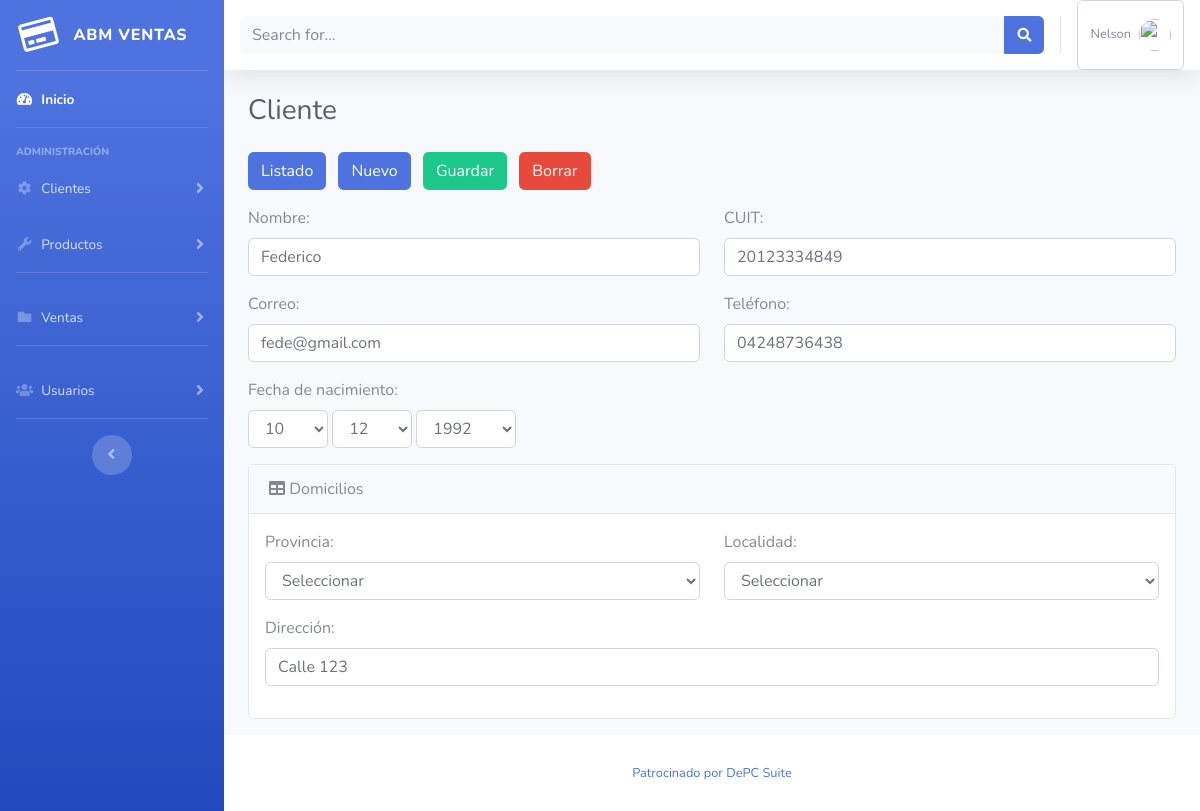
The app's page /cliente-formulario.php?id=172 (signed in) with its own data.
### tables this page shows
CREATE TABLE `clientes`  (
  `idcliente` int(11) NOT NULL AUTO_INCREMENT,
  `nombre` varchar(150) NOT NULL,
  `cuit` varchar(11) NOT NULL,
  `telefono` varchar(50) NULL DEFAULT NULL,
  `correo` varchar(150) NOT NULL,
  `fecha_nac` date NULL DEFAULT NULL,
  `fk_idprovincia` int(11) UNSIGNED NULL DEFAULT NULL,
  `fk_idlocalidad` int(11) UNSIGNED NULL DEFAULT NULL,
  `domicilio` varchar(255) NULL DEFAULT NULL,
  PRIMARY KEY (`idcliente`) USING BTREE
);

### entidades/cliente.php (called while the page is built, shortened)
<?php
class Cliente{
    private $idcliente;
    public function __get($atributo)
    {
        return $this->$atributo;
    }
    public function cargarFormulario($request){
        $this->idcliente = isset($request["id"]) ? $request["id"] : "";
    }
    public function obtenerPorId()
    {
        $mysqli = new mysqli(Config::BBDD_HOST, Config::BBDD_USUARIO, Config::BBDD_CLAVE, Config::BBDD_NOMBRE, Config::BBDD_PORT);
        $sql = "SELECT idcliente,
                        nombre,
                        cuit,
                        telefono,
                        correo,
                        fecha_nac,
                        fk_idprovincia,
                        fk_idlocalidad,
                        domicilio
                FROM clientes
                WHERE idcliente = $this->idcliente";
        if (!$resultado = $mysqli->query($sql)) {
            printf("Error en query: %s\n", $mysqli->error . " " . $sql);
        }
        if ($fila = $resultado->fetch_assoc()) {
            $this->idcliente = $fila["idcliente"];
            $this->nombre = $fila["nombre"];
            $this->cuit = $fila["cuit"];
            $this->telefono = $fila["telefono"];
            $this->correo = $fila["correo"];
            $this->fecha_nac = $fila["fecha_nac"];
            $this->domicilio = $fila["domicilio"];
        }
    }
}
?>

### cliente-formulario.php (the view, shortened to what this page needs)
<?php
include_once "entidades/cliente.php";
$cliente = new Cliente();
$cliente->cargarFormulario($_REQUEST);
if (isset($_GET["id"]) && $_GET["id"] > 0) {
    $cliente->obtenerPorId();
}
include_once("header.php");
?>
<div class="container-fluid">
    <h1 class="h3 mb-4 text-gray-800">Cliente</h1>
    <div class="row">
        <div class="col-12 mb-3">
            <a href="cliente-listado.php" class="btn btn-primary mr-2">Listado</a>
            <a href="cliente-formulario.php" class="btn btn-primary mr-2">Nuevo</a>
            <button type="submit" class="btn btn-success mr-2" id="btnGuardar" name="btnGuardar">Guardar</button>
            <button type="submit" class="btn btn-danger" id="btnBorrar" name="btnBorrar">Borrar</button>
        </div>
    </div>
    <div class="row">
        <div class="col-6 form-group">
            <label for="txtNombre">Nombre:</label>
            <input type="text" required class="form-control" name="txtNombre" id="txtNombre" value="<?php echo $cliente->nombre ?>">
        </div>
        <div class="col-6 form-group">
            <label for="txtCuit">CUIT:</label>
            <input type="text" required class="form-control" name="txtCuit" id="txtCuit" value="<?php echo $cliente->cuit ?>" maxlength="11">
        </div>
        <div class="col-6 form-group">
            <label for="txtCorreo">Correo:</label>
            <input type="" class="form-control" name="txtCorreo" id="txtCorreo" required value="<?php echo $cliente->correo ?>">
        </div>
        <div class="col-6 form-group">
            <label for="txtTelefono">Teléfono:</label>
            <input type="number" class="form-control" name="txtTelefono" id="txtTelefono" value="<?php echo $cliente->telefono ?>">
        </div>
        <div class="col-6 form-group">
            <label for="txtFechaNac" class="d-block">Fecha de nacimiento:</label>
            <select class="form-control d-inline" name="txtDiaNac" id="txtDiaNac" style="width: 80px">
                <?php for ($i = 1; $i <= 31; $i++) : ?>
                    <?php if ($cliente->fecha_nac != "" && $i == date_format(date_create($cliente->fecha_nac), "d")) : ?>
                        <option selected><?php echo $i; ?></option>
                    <?php else : ?>
                        <option><?php echo $i; ?></option>
                    <?php endif; ?>
                <?php endfor; ?>
            </select>
            <select class="form-control d-inline" name="txtMesNac" id="txtMesNac" style="width: 80px">
                <?php for ($i = 1; $i <= 12; $i++) : ?>
                    <?php if ($cliente->fecha_nac != "" && $i == date_format(date_create($cliente->fecha_nac), "m")) : ?>
                        <option selected><?php echo $i; ?></option>
                    <?php else : ?>
                        <option><?php echo $i; ?></option>
                    <?php endif; ?>
                <?php endfor; ?>
            </select>
            <select class="form-control d-inline" name="txtAnioNac" id="txtAnioNac" style="width: 100px">
                <?php for ($i = 1900; $i <= date("Y"); $i++) : ?>
                    <?php if ($cliente->fecha_nac != "" && $i == date_format(date_create($cliente->fecha_nac), "Y")) : ?>
                        <option selected><?php echo $i; ?></option>
                    <?php else : ?>
                        <option><?php echo $i; ?></option>
                    <?php endif; ?>
                <?php endfor; ?> ?>
            </select>
        </div>
    </div>
    <div class="row">
        <div class="col-12">
            <div class="card mb-3">
                <div class="card-header">
                    <i class="fa fa-table"></i> Domicilios
                </div>
                <div class="row panel-body p-3">
                    <div class="col-6 form-group">
                        <label for="txtTelefono">Provincia:</label>
                        <select class="form-control" name="lstProvincia" id="lstProvincia" onchange="fBuscarLocalidad()" required>
                            <option value="" disabled selected>Seleccionar</option>
                        </select>
                    </div>
                    <div class="col-6 form-group">
                        <label for="txtTelefono">Localidad:</label>
                        <select class="form-control" name="lstLocalidad" id="lstLocalidad" required>
                            <option value="" disabled selected>Seleccionar</option>
                        </select>
                    </div>
                    <div class="col-12 form-group">
                        <label for="txtTelefono">Dirección:</label>
                        <input type="text" class="form-control" name="txtDomicilio" id="txtDomicilio" value="<?php echo $cliente->domicilio ?>">
                    </div>
                </div>
            </div>
        </div>
    </div>
</div>
</div>
<?php include_once("footer.php"); ?>

### records on screen
clientes: txtNombre "Federico", txtCuit "20123334849", txtCorreo "fede@gmail.com", txtTelefono "04248736438", txtDiaNac "10", txtMesNac "12", txtAnioNac "1992", txtDomicilio "Calle 123"

### other values on screen
$_SESSION['nombre'] "Nelson"
